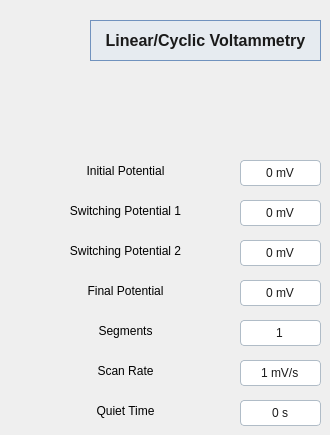
    <widget class="QWidget" name="page2_LSV_CV">
     <widget class="QLabel" name="label_15">
      <property name="geometry">
       <rect>
        <x>40</x>
        <y>320</y>
        <width>171</width>
        <height>21</height>
       </rect>
      </property>
      <property name="text">
       <string>Segments</string>
      </property>
      <property name="alignment">
       <set>Qt::AlignmentFlag::AlignCenter</set>
      </property>
     </widget>
     <widget class="QLabel" name="label_14">
      <property name="geometry">
       <rect>
        <x>40</x>
        <y>360</y>
        <width>171</width>
        <height>21</height>
       </rect>
      </property>
      <property name="text">
       <string>Scan Rate</string>
      </property>
      <property name="alignment">
       <set>Qt::AlignmentFlag::AlignCenter</set>
      </property>
     </widget>
     <widget class="QLabel" name="label_16">
      <property name="geometry">
       <rect>
        <x>40</x>
        <y>200</y>
        <width>171</width>
        <height>21</height>
       </rect>
      </property>
      <property name="text">
       <string>Switching Potential 1</string>
      </property>
      <property name="alignment">
       <set>Qt::AlignmentFlag::AlignCenter</set>
      </property>
     </widget>
     <widget class="QLabel" name="label_18">
      <property name="geometry">
       <rect>
        <x>40</x>
        <y>280</y>
        <width>171</width>
        <height>21</height>
       </rect>
      </property>
      <property name="text">
       <string>Final Potential</string>
      </property>
      <property name="alignment">
       <set>Qt::AlignmentFlag::AlignCenter</set>
      </property>
     </widget>
     <widget class="QLabel" name="label_17">
      <property name="geometry">
       <rect>
        <x>40</x>
        <y>160</y>
        <width>171</width>
        <height>21</height>
       </rect>
      </property>
      <property name="text">
       <string>Initial Potential</string>
      </property>
      <property name="alignment">
       <set>Qt::AlignmentFlag::AlignCenter</set>
      </property>
     </widget>
     <widget class="QLabel" name="label_19">
      <property name="geometry">
       <rect>
        <x>40</x>
        <y>240</y>
        <width>171</width>
        <height>21</height>
       </rect>
      </property>
      <property name="text">
       <string>Switching Potential 2</string>
      </property>
      <property name="alignment">
       <set>Qt::AlignmentFlag::AlignCenter</set>
      </property>
     </widget>
     <widget class="QLabel" name="label_20">
      <property name="geometry">
       <rect>
        <x>40</x>
        <y>400</y>
        <width>171</width>
        <height>21</height>
       </rect>
      </property>
      <property name="text">
       <string>Quiet Time</string>
      </property>
      <property name="alignment">
       <set>Qt::AlignmentFlag::AlignCenter</set>
      </property>
     </widget>
     <widget class="QSpinBox" name="lsv_initial_pot">
      <property name="geometry">
       <rect>
        <x>240</x>
        <y>160</y>
        <width>81</width>
        <height>26</height>
       </rect>
      </property>
      <property name="focusPolicy">
       <enum>Qt::FocusPolicy::WheelFocus</enum>
      </property>
      <property name="styleSheet">
       <string notr="true">/* Estilo base del cuadro */
QSpinBox {
    background-color: #FFFFFF;
    border: 1px solid #B0BCC7;
    border-radius: 4px; /* Bordes rectos industriales */
    padding: 5px;
    color: #1A1A1A;
    font-family: &quot;Segoe UI&quot;;
    selection-background-color: #7092BE; /* Color de resaltado azul acero */
}

/* Ocultar las flechas de subir y bajar */
QSpinBox::up-button, QSpinBox::down-button {
    width: 0px;
    border: none;
    background: transparent;
}

/* Opcional: un borde más oscuro cuando el usuario hace clic para escribir */
QSpinBox:focus {
    border: 1px solid #7092BE;
}</string>
      </property>
      <property name="alignment">
       <set>Qt::AlignmentFlag::AlignCenter</set>
      </property>
      <property name="suffix">
       <string> mV</string>
      </property>
      <property name="minimum">
       <number>-2500</number>
      </property>
      <property name="maximum">
       <number>2500</number>
      </property>
     </widget>
     <widget class="QSpinBox" name="lsv_switch_pot1">
      <property name="geometry">
       <rect>
        <x>240</x>
        <y>200</y>
        <width>81</width>
        <height>26</height>
       </rect>
      </property>
      <property name="focusPolicy">
       <enum>Qt::FocusPolicy::WheelFocus</enum>
      </property>
      <property name="styleSheet">
       <string notr="true">/* Estilo base del cuadro */
QSpinBox {
    background-color: #FFFFFF;
    border: 1px solid #B0BCC7;
    border-radius: 4px; /* Bordes rectos industriales */
    padding: 5px;
    color: #1A1A1A;
    font-family: &quot;Segoe UI&quot;;
    selection-background-color: #7092BE; /* Color de resaltado azul acero */
}

/* Ocultar las flechas de subir y bajar */
QSpinBox::up-button, QSpinBox::down-button {
    width: 0px;
    border: none;
    background: transparent;
}

/* Opcional: un borde más oscuro cuando el usuario hace clic para escribir */
QSpinBox:focus {
    border: 1px solid #7092BE;
}</string>
      </property>
      <property name="alignment">
       <set>Qt::AlignmentFlag::AlignCenter</set>
      </property>
      <property name="suffix">
       <string> mV</string>
      </property>
      <property name="minimum">
       <number>-2500</number>
      </property>
      <property name="maximum">
       <number>2500</number>
      </property>
     </widget>
     <widget class="QSpinBox" name="lsv_final_pot">
      <property name="geometry">
       <rect>
        <x>240</x>
        <y>280</y>
        <width>81</width>
        <height>26</height>
       </rect>
      </property>
      <property name="focusPolicy">
       <enum>Qt::FocusPolicy::WheelFocus</enum>
      </property>
      <property name="styleSheet">
       <string notr="true">/* Estilo base del cuadro */
QSpinBox {
    background-color: #FFFFFF;
    border: 1px solid #B0BCC7;
    border-radius: 4px; /* Bordes rectos industriales */
    padding: 5px;
    color: #1A1A1A;
    font-family: &quot;Segoe UI&quot;;
    selection-background-color: #7092BE; /* Color de resaltado azul acero */
}

/* Ocultar las flechas de subir y bajar */
QSpinBox::up-button, QSpinBox::down-button {
    width: 0px;
    border: none;
    background: transparent;
}

/* Opcional: un borde más oscuro cuando el usuario hace clic para escribir */
QSpinBox:focus {
    border: 1px solid #7092BE;
}</string>
      </property>
      <property name="alignment">
       <set>Qt::AlignmentFlag::AlignCenter</set>
      </property>
      <property name="suffix">
       <string> mV</string>
      </property>
      <property name="minimum">
       <number>-2500</number>
      </property>
      <property name="maximum">
       <number>2500</number>
      </property>
     </widget>
     <widget class="QSpinBox" name="lsv_switch_pot2">
      <property name="geometry">
       <rect>
        <x>240</x>
        <y>240</y>
        <width>81</width>
        <height>26</height>
       </rect>
      </property>
      <property name="focusPolicy">
       <enum>Qt::FocusPolicy::WheelFocus</enum>
      </property>
      <property name="styleSheet">
       <string notr="true">/* Estilo base del cuadro */
QSpinBox {
    background-color: #FFFFFF;
    border: 1px solid #B0BCC7;
    border-radius: 4px; /* Bordes rectos industriales */
    padding: 5px;
    color: #1A1A1A;
    font-family: &quot;Segoe UI&quot;;
    selection-background-color: #7092BE; /* Color de resaltado azul acero */
}

/* Ocultar las flechas de subir y bajar */
QSpinBox::up-button, QSpinBox::down-button {
    width: 0px;
    border: none;
    background: transparent;
}

/* Opcional: un borde más oscuro cuando el usuario hace clic para escribir */
QSpinBox:focus {
    border: 1px solid #7092BE;
}</string>
      </property>
      <property name="alignment">
       <set>Qt::AlignmentFlag::AlignCenter</set>
      </property>
      <property name="suffix">
       <string> mV</string>
      </property>
      <property name="minimum">
       <number>-2500</number>
      </property>
      <property name="maximum">
       <number>2500</number>
      </property>
     </widget>
     <widget class="QSpinBox" name="lsv_scan_rate">
      <property name="geometry">
       <rect>
        <x>240</x>
        <y>360</y>
        <width>81</width>
        <height>26</height>
       </rect>
      </property>
      <property name="focusPolicy">
       <enum>Qt::FocusPolicy::WheelFocus</enum>
      </property>
      <property name="styleSheet">
       <string notr="true">/* Estilo base del cuadro */
QSpinBox {
    background-color: #FFFFFF;
    border: 1px solid #B0BCC7;
    border-radius: 4px; /* Bordes rectos industriales */
    padding: 5px;
    color: #1A1A1A;
    font-family: &quot;Segoe UI&quot;;
    selection-background-color: #7092BE; /* Color de resaltado azul acero */
}

/* Ocultar las flechas de subir y bajar */
QSpinBox::up-button, QSpinBox::down-button {
    width: 0px;
    border: none;
    background: transparent;
}

/* Opcional: un borde más oscuro cuando el usuario hace clic para escribir */
QSpinBox:focus {
    border: 1px solid #7092BE;
}</string>
      </property>
      <property name="alignment">
       <set>Qt::AlignmentFlag::AlignCenter</set>
      </property>
      <property name="suffix">
       <string> mV/s</string>
      </property>
      <property name="minimum">
       <number>1</number>
      </property>
      <property name="maximum">
       <number>1000</number>
      </property>
     </widget>
     <widget class="QSpinBox" name="lsv_quiet_time">
      <property name="geometry">
       <rect>
        <x>240</x>
        <y>400</y>
        <width>81</width>
        <height>26</height>
       </rect>
      </property>
      <property name="focusPolicy">
       <enum>Qt::FocusPolicy::WheelFocus</enum>
      </property>
      <property name="styleSheet">
       <string notr="true">/* Estilo base del cuadro */
QSpinBox {
    background-color: #FFFFFF;
    border: 1px solid #B0BCC7;
    border-radius: 4px; /* Bordes rectos industriales */
    padding: 5px;
    color: #1A1A1A;
    font-family: &quot;Segoe UI&quot;;
    selection-background-color: #7092BE; /* Color de resaltado azul acero */
}

/* Ocultar las flechas de subir y bajar */
QSpinBox::up-button, QSpinBox::down-button {
    width: 0px;
    border: none;
    background: transparent;
}

/* Opcional: un borde más oscuro cuando el usuario hace clic para escribir */
QSpinBox:focus {
    border: 1px solid #7092BE;
}</string>
      </property>
      <property name="alignment">
       <set>Qt::AlignmentFlag::AlignCenter</set>
      </property>
      <property name="suffix">
       <string> s</string>
      </property>
      <property name="minimum">
       <number>0</number>
      </property>
      <property name="maximum">
       <number>1000</number>
      </property>
     </widget>
     <widget class="QSpinBox" name="lsv_segments">
      <property name="geometry">
       <rect>
        <x>240</x>
        <y>320</y>
        <width>81</width>
        <height>26</height>
       </rect>
      </property>
      <property name="focusPolicy">
       <enum>Qt::FocusPolicy::WheelFocus</enum>
      </property>
      <property name="styleSheet">
       <string notr="true">/* Estilo base del cuadro */
QSpinBox {
    background-color: #FFFFFF;
    border: 1px solid #B0BCC7;
    border-radius: 4px; /* Bordes rectos industriales */
    padding: 5px;
    color: #1A1A1A;
    font-family: &quot;Segoe UI&quot;;
    selection-background-color: #7092BE; /* Color de resaltado azul acero */
}

/* Ocultar las flechas de subir y bajar */
QSpinBox::up-button, QSpinBox::down-button {
    width: 0px;
    border: none;
    background: transparent;
}

/* Opcional: un borde más oscuro cuando el usuario hace clic para escribir */
QSpinBox:focus {
    border: 1px solid #7092BE;
}</string>
      </property>
      <property name="alignment">
       <set>Qt::AlignmentFlag::AlignCenter</set>
      </property>
      <property name="suffix">
       <string/>
      </property>
      <property name="minimum">
       <number>1</number>
      </property>
      <property name="maximum">
       <number>100</number>
      </property>
     </widget>
     <widget class="QLabel" name="label_8">
      <property name="geometry">
       <rect>
        <x>90</x>
        <y>20</y>
        <width>231</width>
        <height>41</height>
       </rect>
      </property>
      <property name="styleSheet">
       <string notr="true">QLabel {
    /* Fondo azul acero muy suave para destacar sin cansar la vista */
    background-color: #E6EBF0; 
    
    /* Borde sólido y recto para coincidir con tus QLineEdit y Botones */
    border: 1px solid #7092BE; 
    border-radius: 0px; 
    
    /* Texto */
    color: #1A1A1A;                /* Negro carbón para legibilidad */
    font-family: &quot;Segoe UI&quot;;       /* Tipografía Windows 11 */
    font-weight: bold;             /* Para que resalte como encabezado */
    font-size: 16px;               /* Un poco más grande que los parámetros */
    
    /* Espaciado interno */
    padding: 5px;
}</string>
      </property>
      <property name="frameShape">
       <enum>QFrame::Shape::Box</enum>
      </property>
      <property name="lineWidth">
       <number>2</number>
      </property>
      <property name="text">
       <string>Linear/Cyclic Voltammetry</string>
      </property>
      <property name="alignment">
       <set>Qt::AlignmentFlag::AlignCenter</set>
      </property>
     </widget>
    </widget>
